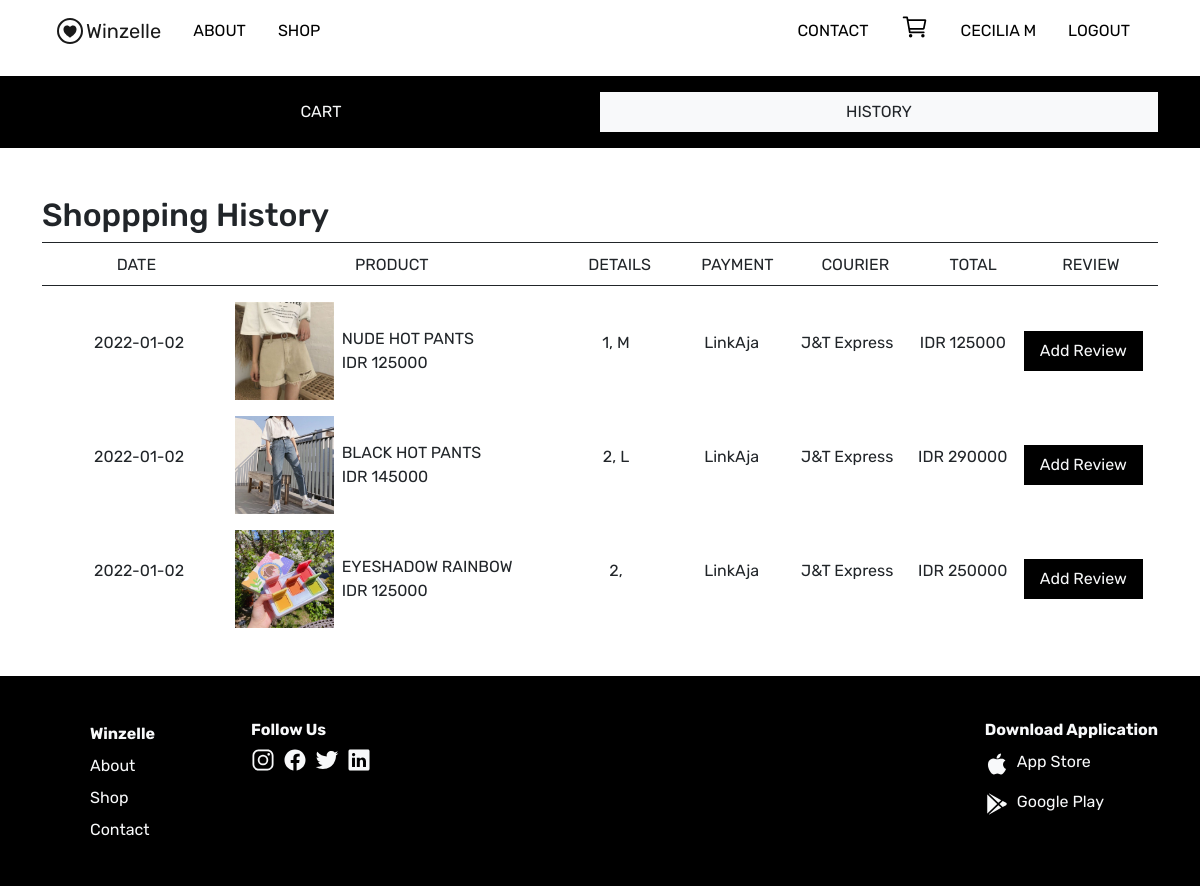
/html/history.php (signed in), run on the app's committed database.
### tables this page shows
CREATE TABLE `user` (
  `userID` int(11) NOT NULL,
  `userName` varchar(255) NOT NULL,
  `userEmail` varchar(255) NOT NULL,
  `userPassword` varchar(255) NOT NULL,
  `userAddress` varchar(255) NOT NULL,
  `userProfile` varchar(255) NOT NULL DEFAULT 'default.jpg',
  `userLevel` int(11) NOT NULL DEFAULT 0,
  `userSlug` varchar(255) DEFAULT NULL
);

CREATE TABLE `orders` (
  `orderID` int(11) NOT NULL,
  `productID` int(11) NOT NULL,
  `userID` int(11) NOT NULL,
  `orderQty` int(11) NOT NULL,
  `orderSize` varchar(5) DEFAULT NULL,
  `orderPayment` varchar(255) NOT NULL,
  `orderCourier` varchar(255) NOT NULL,
  `orderDate` date NOT NULL,
  `ratingID` int(11) DEFAULT NULL
);

CREATE TABLE `product` (
  `productID` int(11) NOT NULL,
  `categoryID` int(11) NOT NULL,
  `productCount` int(11) DEFAULT 0,
  `productName` varchar(255) NOT NULL,
  `productPrice` int(11) NOT NULL,
  `productRating` int(11) NOT NULL DEFAULT 0,
  `productImage` varchar(255) NOT NULL,
  `productDesc` text NOT NULL
);

### controllers/crud.php (called while the page is built, shortened)
<?php
    $con = mysqli_connect('localhost', 'root', '', 'winzelle');
    function read($query){
        global $con;
        $query = mysqli_query($con, $query);
        $datas = [];
        while($data = mysqli_fetch_assoc($query)){
            $datas[] = $data;
        }
        return $datas;
    }
?>

### controllers/display.php (called while the page is built, shortened)
<?php
    include_once 'crud.php';
    function getData($get, $from,  $condition){
        return read("SELECT $get FROM $from WHERE $condition");
    }
    function productOrders($userID){
        return read("SELECT * FROM orders o JOIN product p ON p.productID LIKE o.productID WHERE userID LIKE $userID");
    }
?>

### html/history.php (the view, shortened to what this page needs)
<?php
    include_once '../controllers/display.php';
    if(isset($_SESSION['login'])){
        if($_SESSION['userLevel'] == 0){
            $submit = 0; $done = 0;
            $id = $_SESSION['userID'];
            $order = productOrders($id);
        }
        else header("Location: ../index.php");
    }
    else header("Location: ../index.php");
?>
<!DOCTYPE html>
<html lang="en">
<head>
    <link href="https://cdn.jsdelivr.net/npm/bootstrap@5.0.2/dist/css/bootstrap.min.css" rel="stylesheet">
    <link rel="stylesheet" href="../css/style.css">
</head>
<body>
    <div class="container">
        <?php include 'partials/navbar_user1.php' ?>
    </div>
    <div class="text-center bg-black my-3">
        <div class="container">
            <div class="d-flex w-100 py-3">
                <a href="cart.php" class="text-decoration-none bg-transparent border-0 text-light text-uppercase w-50 py-2">Cart</a>
                <a href="" class="text-decoration-none bg-light border-0 text-dark text-uppercase w-50 py-2">History</a>
            </div>
        </div>
    </div>
    <h2 class="container mt-5">Shoppping History</h2>
    <?php if(!count($order)): ?>
        <p class="container fs-1 text-uppercase text-center m-auto my-5">-- empty --</p>
    <?php else: ?>
        <div class="container">
            <div class="w-100 me-4">
                <div class="border border-end-0 border-start-0 border-dark">
                    <div class="container d-flex w-100 justify-content-around p-2">
                        <div class="text-uppercase w-15 text-center text-truncate">Date</div>
                        <div class="text-uppercase w-30 text-center text-truncate">Product</div>
                        <div class="text-uppercase w-10 text-center text-truncate">Details</div>
                        <div class="text-uppercase w-10 text-center text-truncate">Payment</div>
                        <div class="text-uppercase w-10 text-center text-truncate">Courier</div>
                        <div class="text-uppercase w-10 text-center text-truncate">Total</div>
                        <div class="text-uppercase w-10 text-center text-truncate">Review</div>
                    </div>
                </div>
                <div class="container my-3">
                    <form action="" method="POST">
                        <?php foreach($order as $o): ?>
                            <div class="w-100 d-flex justify-content-around align-items-center my-3">
                                <p class="w-15 text-center text-truncate"><?= $o['orderDate'] ?></p>
                                <div class="w-30 d-flex justify-content-between align-items-center">
                                    <img class="w-30 mx-2" src="../img/<?= $o['categoryID'] ?>/<?= $o['productImage'] ?>" alt="">
                                    <div class="w-70 ">
                                        <div class="text-uppercase text-truncate"><?= $o['productName'] ?></div>
                                        <div class="text-uppercase">IDR <?= $o['productPrice'] ?></div>
                                    </div>
                                </div>
                                <p class="w-10 text-center"><?= $o['orderQty'] ?>, <?= $o['orderSize'] ?></p>
                                <p class="w-10 text-center text-truncate"><?= $o['orderPayment'] ?></p>
                                <p class="w-10 text-center text-truncate"><?= $o['orderCourier'] ?></p>
                                <p class="w-10 text-center text-truncate">IDR <?= $o['productPrice'] * $o['orderQty']; ?></p>
                                <div class="d-flex align-items-center justify-content-center">
                                    <?php if($submit !== $o['orderID']): ?>
                                        <button class="border-0 bg-black text-light px-3 py-2" name="addReview" value="<?= $o['orderID'] ?>">Add Review</button>
                                    <?php elseif(($submit === $o['orderID']) && ($done !== $o['orderID'])): ?>
                                        <button class="border-0 bg-black text-light px-3 py-2" name="submitReview" value="<?= $o['orderID'] ?>">Submit</button>
                                    <?php else: ?>
                                        <button class="border-0 bg-black text-light px-3 py-2">Submit</button>
                                    <?php endif; ?>
                                </div>
                            </div>
                        <?php endforeach; ?>
                    </form>
                </div>
            </div>
        </div>
    <?php endif; ?>
</body>
</html>

### html/partials/navbar_user1.php (shortened to what this page needs)
<?php
    if(isset($_SESSION['login'])){
        $id = $_SESSION['userID'];
        $user = getData("*", "user", "userID LIKE '$id'")[0];
    }
?>
<?php if(!isset($_SESSION['login'])): ?>
    <nav class="navbar navbar-expand-lg navbar-light">
        <div class="container-fluid">
            <a href="../index.php" class="navbar-brand text-black d-flex align-items-center"><ion-icon name="heart-circle-outline"></ion-icon>Winzelle</a>
            <button class="navbar-toggler" type="button" data-bs-toggle="collapse" data-bs-target="#navbarSupportedContent" aria-controls="navbarSupportedContent" aria-expanded="false" aria-label="Toggle navigation">
                <span class="navbar-toggler-icon"></span>
            </button>
            <div class="navbar-collapse css-nav d-flex justify-content-between align-items-center" id="navbarSupportedContent">
                <div class="d-flex">
                    <a class="text-uppercase text-decoration-none text-black mx-3" href="../index.php#about">About</a>
                    <a class="text-uppercase text-decoration-none text-black mx-3" href="../index.php#shop">Shop</a>
                </div>
                <div class="d-flex align-items-center">
                    <a class="text-uppercase text-decoration-none text-black mx-3" href="contact.php">Contact</a>
                    <a class="text-uppercase text-decoration-none text-black mx-3" href="login.php">Login</a>
                    <a class="text-uppercase text-decoration-none text-black mx-3" href="regist.php">Register</a>
                </div>
            </div>
        </div>
    </nav>
<?php else: ?>
    <?php if(!$_SESSION['userLevel']): ?>
        <nav class="navbar navbar-expand-lg navbar-light">
            <div class="container-fluid">
                <a href="../index.php" class="navbar-brand text-black d-flex align-items-center"><ion-icon name="heart-circle-outline"></ion-icon>Winzelle</a>
                <div class="navbar-collapse css-nav d-flex justify-content-between align-items-center" id="navbarSupportedContent">
                    <div class="d-flex">
                        <a class="text-uppercase text-decoration-none text-black mx-3" href="../index.php#about">About</a>
                        <a class="text-uppercase text-decoration-none text-black mx-3" href="../index.php#shop">Shop</a>
                    </div>
                    <div class="d-flex align-items-center">
                        <a class="text-uppercase text-decoration-none text-black mx-3" href="contact.php">Contact</a>
                        <a class="text-uppercase text-decoration-none text-black mx-3" href="cart.php"><ion-icon name="cart-outline" class="fs-3"></ion-icon></a>
                        <a class="text-uppercase text-decoration-none text-black mx-3 text-truncate" href="profile.php"><?= $user['userName'] ?></a>
                        <a class="text-uppercase text-decoration-none text-black mx-3" href="logout.php">Logout</a>
                    </div>
                </div>
            </div>
        </nav>
    <?php endif; ?>
<?php endif; ?>

### css/style.css (style rules this page uses)
body { font-family: 'Rubik', sans-serif; }
.container { font-family: 'Rubik', sans-serif; margin-top: 0.1em; }
.navbar-brand ion-icon { font-size: 2rem; }
.css-footer { display: flex; justify-content: space-between; }
.bg-black { background-color: black; }
.w-10 { width: 10%; }
.w-15 { width: 15%; }
.w-30 { width: 30%; }
.w-70 { width: 70%; }
.text-black { color: black; }

### data on the page
user: userName "CECILIA M"
orders: orderDate "2022-01-02", productID.productImage (picture), productID.productName "NUDE HOT PANTS", productID.productPrice "125000", orderQty "1", orderSize "M", orderPayment "LinkAja", orderCourier "J&T Express", $o['productPrice']*$o['orderQty'] "125000"
orders: orderDate "2022-01-02", productID.productImage (picture), productID.productName "BLACK HOT PANTS", productID.productPrice "145000", orderQty "2", orderSize "L", orderPayment "LinkAja", orderCourier "J&T Express", $o['productPrice'] * $o['orderQty'] "290000"
orders: orderDate "2022-01-02", productID.productImage (picture), productID.productName "EYESHADOW RAINBOW", productID.productPrice "125000", orderQty "2", orderPayment "LinkAja", orderCourier "J&T Express", $o['productPrice'] * $o['orderQty'] "250000", $o['orderID'] 3 (drawn)
